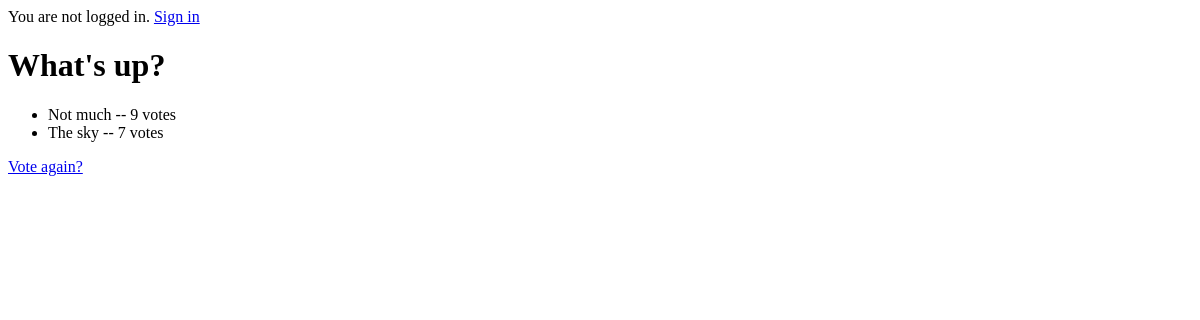
/polls/1/results/, run on an earlier commit of the app's database.
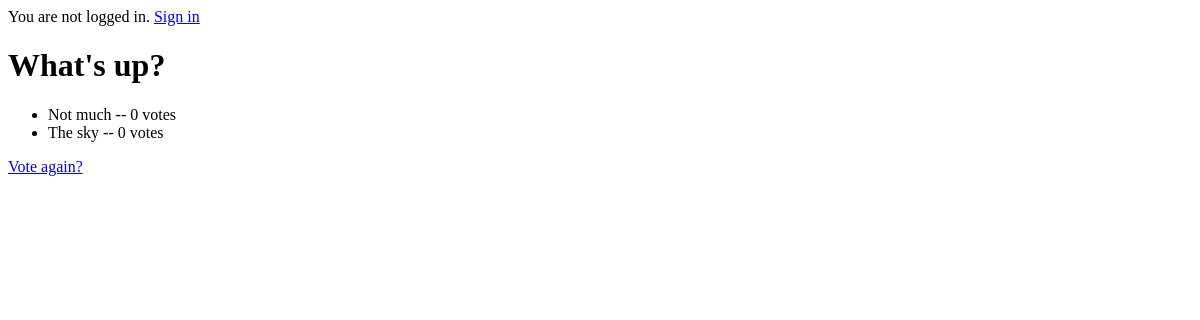
And on a later commit of the database.
### polls/models.py (models this page shows, shortened)
class Question(models.Model):
    author = models.ForeignKey(
        settings.AUTH_USER_MODEL,
        on_delete=models.CASCADE,
        null=True,
        blank=True
    )
    question_text = models.CharField(max_length=200)
    pub_date = models.DateTimeField('date published')
    secret_token = models.CharField(max_length=255, blank= True, null=True, verbose_name="Secret token")
    def was_published_recently(self):
        now = timezone.now()
        return now - datetime.timedelta(days=1) <= self.pub_date <= now
    was_published_recently.admin_order_field = 'pub_date'
    was_published_recently.boolean = True
    was_published_recently.short_description = 'Published recently?'

class Choice(models.Model):
    question = models.ForeignKey(Question, on_delete=models.CASCADE)
    choice_text = models.CharField(max_length=200)
    votes = models.IntegerField(default=0)

### polls/views.py (the view)
# urls.py: path('<int:pk>/results/', views.ResultsView.as_view(), name='results'),
class ResultsView(generic.DetailView):
    model = Question
    template_name = 'polls/results.html'

### polls/templates/polls/results.html
{% if user.is_authenticated %}
<p>User <strong>{{ user.username }}</strong> signed in</p>
<form action="{% url 'logout' %}" method="post" style="display: inline">
  {% csrf_token %}
  <button type="submit">Sign out</button>
</form>
{% else %}
<p>You are not logged in. <a href="{% url 'login' %}">Sign in</a></p>
{% endif %}
<h1>{{ question.question_text }}</h1>
<ul>
  {% for choice in question.choice_set.all %}
  <li>
    {{ choice.choice_text }} -- {{ choice.votes }}
    vote{{choice.votes|pluralize}}
  </li>
  {% endfor %}
</ul>
<a href="{% url 'polls:detail' question.id %}">Vote again?</a>

What changed in the data, as far as the page shows it:
changed Choice "Not much": votes "9" → "0"
changed Choice "The sky": votes "7" → "0"
